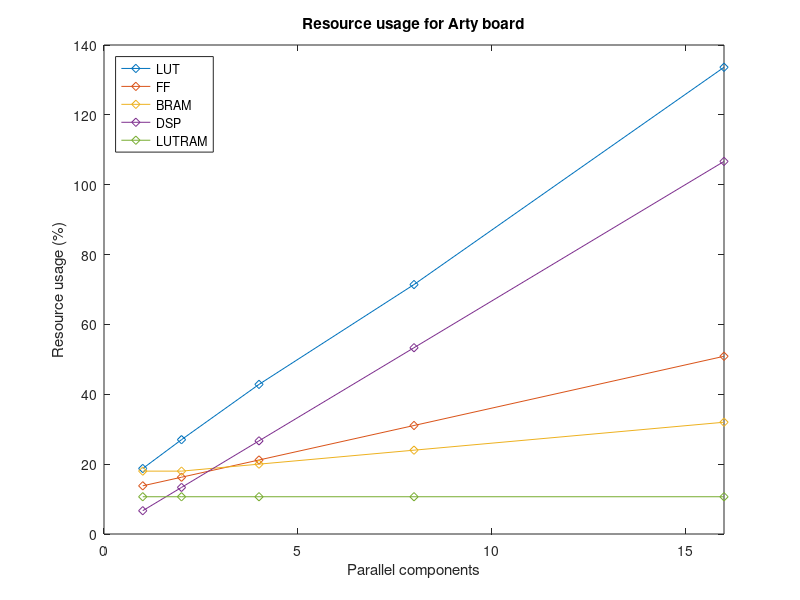

Reproduce this figure in MATLAB. (Note: this script raises an error after producing the figure.)
% implementation usage

close all
clear all
LUT = [ 3900   	  5617	 8909	 14855	 27793]./20800*100;

FF = [ 5739		6763	8815	12923	21166	]./41600*100;


BRAM=[9	9 10 12 16]./50*100;

DSP=[ 6 12 24 48 96]./90*100;

LUTRAM=[1024 1024 1024 1024 1024]./9600 *100;
%	1024	9600	10.666667
x=[1 2 4 8 16];
figure
resource=plot(x,LUT,'d-')
hold on
plot(x,FF,'d-')
plot(x,BRAM,'d-')
plot(x,DSP,'d-')
plot(x,LUTRAM,'d-')
xlim([0 16])
hold off
title('Resource usage for Arty board')
xlabel('Parallel components')
ylabel('Resource usage (%)')
legend('LUT','FF','BRAM','DSP','LUTRAM','location','NorthWest');
fontsize(gca,20,"pixels")
saveas(resource, '..\..\other\Report_images\resource.png','png');


Mclock2=[1 2.3389  2.3427 3.3127  3.3165 4.6897 4.6935 4.8]


LUT2 = [ 4523		  5864		 6190		 5720		 10551	8888	16813	16813	]./20800*100;

FF2 = [ 4413			5209		6179		6702		8853 9579	13764	13764	]./41600*100;


BRAM2=[9 9 9 9 10 10 12  12]./50*100;

DSP2=[ 6 6 12 12 24 24 48 48]./90*100;

figure
resource2=plot(Mclock2,LUT2)
hold on
plot(Mclock2,FF2)
plot(Mclock2,BRAM2)
plot(Mclock2,DSP2)
hold off

clock=1e8;
MCLOCK = linspace(0.5,4.8,1000)*1e6;
%bank=    MCLOCK.*0.00058.*4.*0.125./4;
bank = (MCLOCK.*0.00058.*4).*(110000./MCLOCK);
% bank=    256;
parallel= ceil(((((bank).*(2+(MCLOCK.*0.00058.*4)./16)))./(0.00058.*clock)));
parallel(parallel==3)=4;
parallel(parallel>4 & parallel<8)=8;
parallel(parallel>8 & parallel<16)=16;


figure
PARALLEL=plot(MCLOCK/1e6,parallel);
hold on

plot( MCLOCK(705)/1e6,4,'d')
plot( MCLOCK(295)/1e6,2,'d')
plot( MCLOCK(90)/1e6,1,'d')
hold off
xlabel('Microphone clock Rate (MHz)');
ylabel('Parallel componants');
legend('required components,','8192 bit input','4096 bit input','2048 bit input')
title('Microphone clock rate vs required parallel components');
ylim([-1,10])
xlim([0.5,4.8])
fontsize(gca,20,"pixels")



saveas(PARALLEL, '..\..\other\Report_images\PARALLEL.png','png');

bits=MCLOCK*0.00058*4

t=4

round(bits(parallel==t)./16).*16

100000000./MCLOCK(parallel==t)

bank(parallel==t)./16

MCLOCK(parallel==t)